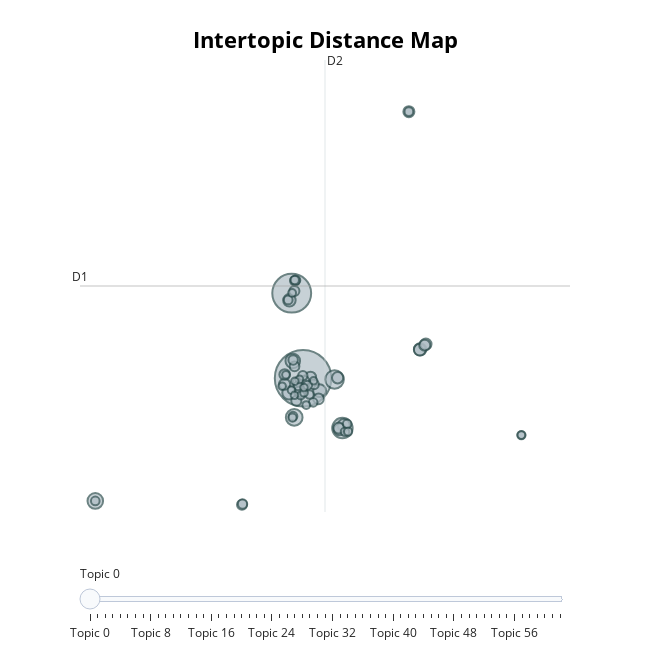

The notebook cell this image was saved under:
### Code cell
new_model.visualize_topics()
